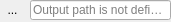
<?xml version="1.0" encoding="UTF-8"?>
<ui version="4.0">
 <class>selectfile</class>
 <widget class="QWidget" name="selectfile">
  <property name="geometry">
   <rect>
    <x>0</x>
    <y>0</y>
    <width>171</width>
    <height>22</height>
   </rect>
  </property>
  <property name="sizePolicy">
   <sizepolicy hsizetype="Expanding" vsizetype="Expanding">
    <horstretch>0</horstretch>
    <verstretch>0</verstretch>
   </sizepolicy>
  </property>
  <property name="windowTitle">
   <string>Form</string>
  </property>
  <widget class="QLineEdit" name="edtPath">
   <property name="geometry">
    <rect>
     <x>30</x>
     <y>0</y>
     <width>141</width>
     <height>20</height>
    </rect>
   </property>
   <property name="readOnly">
    <bool>true</bool>
   </property>
   <property name="placeholderText">
    <string>Output path is not defined</string>
   </property>
  </widget>
  <widget class="QToolButton" name="btnSelect">
   <property name="geometry">
    <rect>
     <x>0</x>
     <y>0</y>
     <width>25</width>
     <height>19</height>
    </rect>
   </property>
   <property name="text">
    <string>...</string>
   </property>
   <property name="autoRaise">
    <bool>true</bool>
   </property>
  </widget>
 </widget>
 <resources/>
 <connections/>
</ui>
